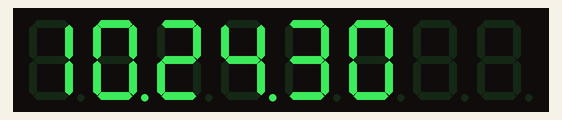
Simulated run of this program. Board: Raspberry Pi (BCM pin numbers). Parts: 8-digit seven-segment display. The clock reads 2024-03-15 10:24:30 at power-on unless the program sets it.

Above: at 0.1 s.
At 5.1 s:
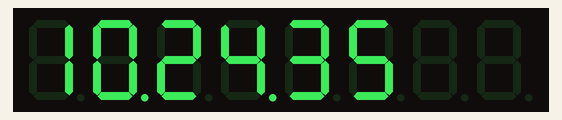
At 11.1 s:
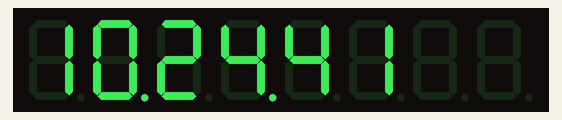
At 19.1 s:
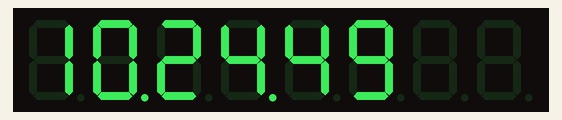
At 28.1 s:
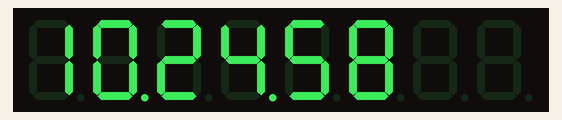
At 38.1 s:
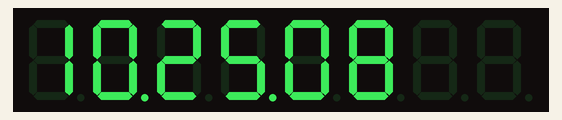

The program:

AS6_-_7segment_clock.py
```python
import time
from datetime import datetime
from luma.led_matrix.device import max7219
from luma.core.interface.serial import spi,noop
from luma.core.virtual import viewport, sevensegment
import RPi.GPIO as GPIO


#6380145


def main():
    serial = spi(port=0, device=0, gpio=noop())
    device = max7219(serial, cascaded=1)
    seg = sevensegment(device)
    while True:
        seg.text = str(datetime.now().strftime('%H.%M.%S'))
        time.sleep(0.1)

if __name__ == '__main__':
    main()
```

Measured:
- what the display in image 2 shows lasts 1.0 s, from 11.1 s to 12.1 s
